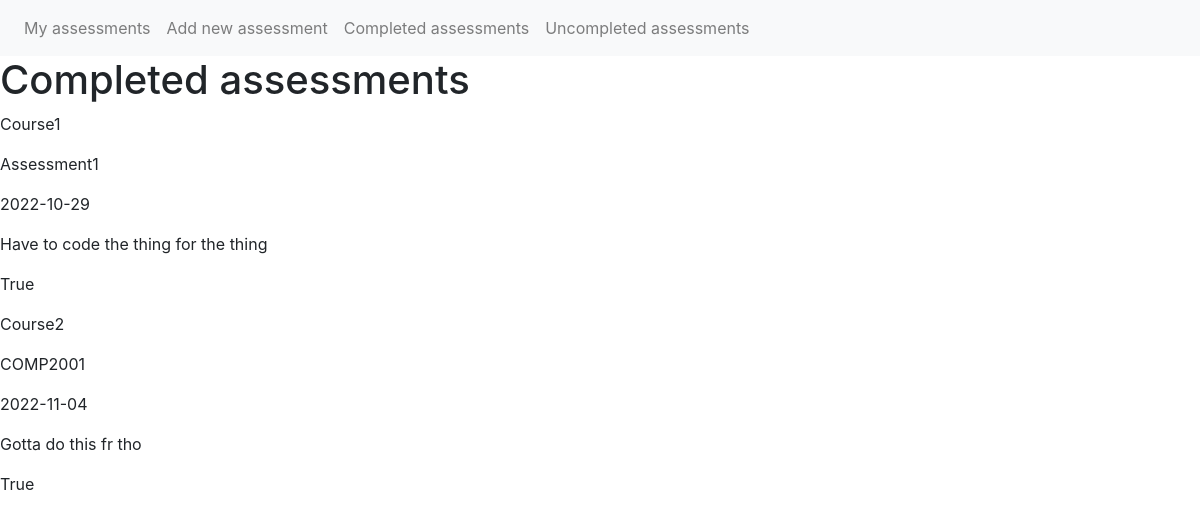
The page /completed on the database as committed earlier.
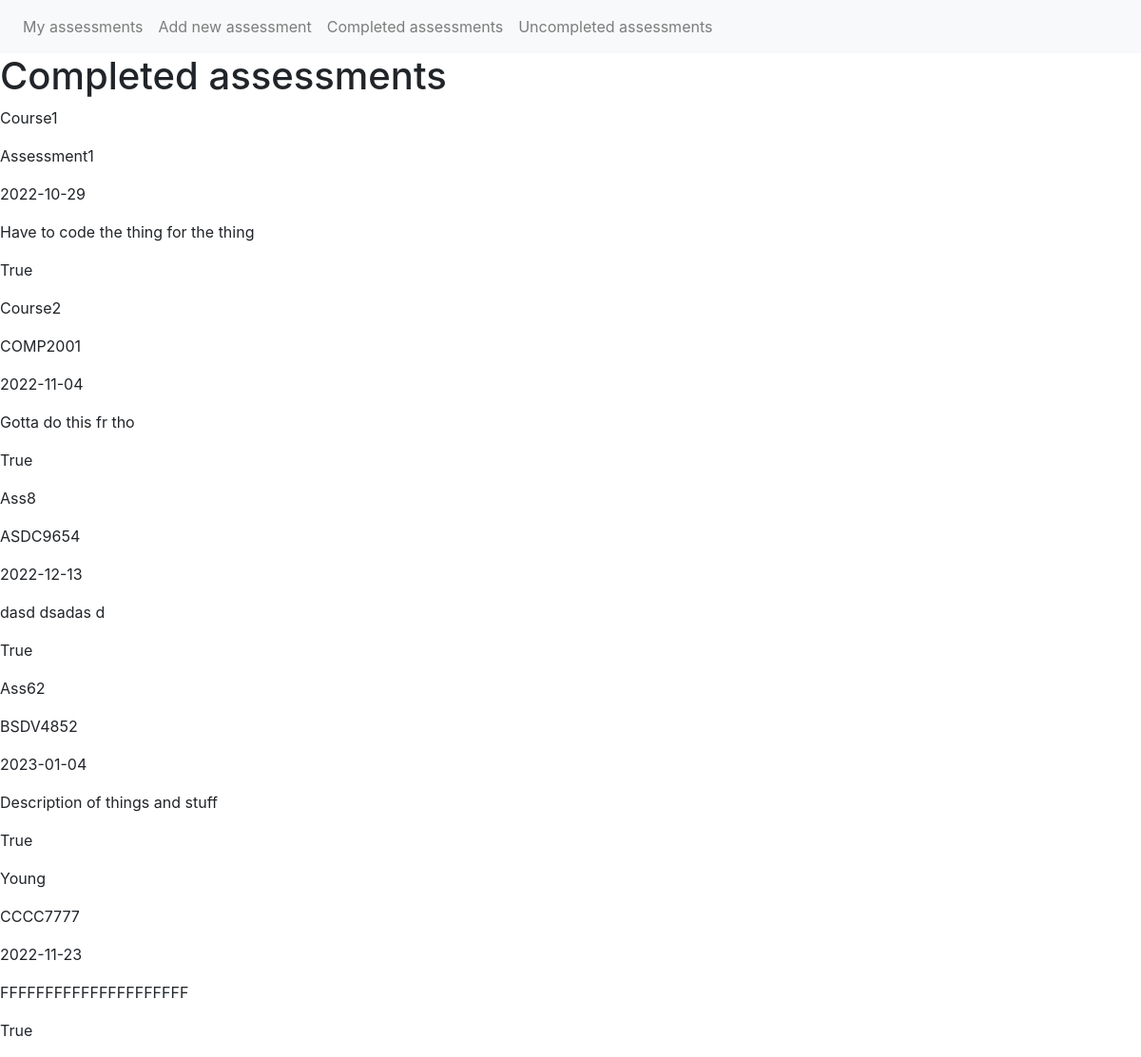
The same page on the database as committed later.
### app/models.py (models this page shows)
class Assessment(db.Model):
    id = db.Column(db.Integer, primary_key=True)
    title = db.Column(db.String(50))
    code = db.Column(db.String(20))
    deadline = db.Column(db.Date)
    description = db.Column(db.String(1000))
    complete = db.Column(db.Boolean)

### app/views.py (the view)
@app.route('/completed', methods=['GET', 'POST'])
def completed():
    return render_template('complete.html', assessments=[x for x in Assessment.query.all() if x.complete])

### app/templates/complete.html
{% extends "base.html" %}
{% block content %}
<h1>Completed assessments</h1>
<body>
    {% for ass in assessments %}
    <div>
        <p>{{ ass.title }}</p>
    </div>
    <div>
        <p>{{ ass.code }}</p>
    </div>
    <div>
        <p>{{ ass.deadline }}</p>
    </div>
    <div>
        <p>{{ ass.description }}</p>
    </div>
    <div>
        <p>{{ ass.complete }}</p>
    </div>
    {% endfor %}
</body>
{% endblock %}

Rows that differ between the two databases and show on the page:
now on this page (row edited): Assessment: title "Ass8", code "ASDC9654", deadline "2022-12-13", description "dasd dsadas d", complete "True"
now on this page (row edited): Assessment: title "Ass62", code "BSDV4852", deadline "2023-01-04", description "Description of things and stuff", complete "True"
now on this page (row edited): Assessment: title "Young", code "CCCC7777", deadline "2022-11-23", description "FFFFFFFFFFFFFFFFFFFFF", complete "True"
